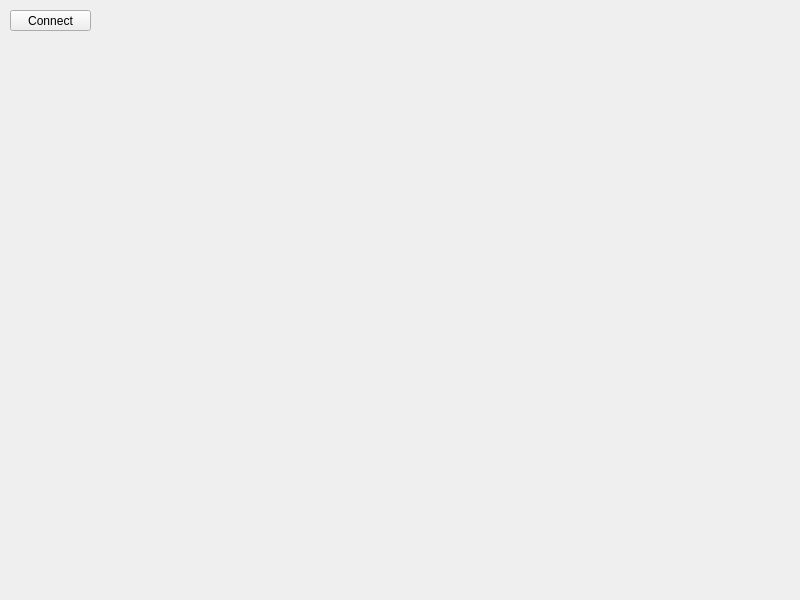
<?xml version="1.0" encoding="UTF-8"?>
<ui version="4.0">
 <class>UbloxReceiverView</class>
 <widget class="QWidget" name="UbloxReceiverView">
  <property name="geometry">
   <rect>
    <x>0</x>
    <y>0</y>
    <width>800</width>
    <height>600</height>
   </rect>
  </property>
  <property name="windowTitle">
   <string>UbloxReceiverView</string>
  </property>
  <widget class="StartReceiverView" name="widget" native="true">
   <property name="geometry">
    <rect>
     <x>110</x>
     <y>0</y>
     <width>519</width>
     <height>43</height>
    </rect>
   </property>
  </widget>
  <widget class="QPushButton" name="connectReceiverButton">
   <property name="geometry">
    <rect>
     <x>10</x>
     <y>10</y>
     <width>81</width>
     <height>21</height>
    </rect>
   </property>
   <property name="toolTip">
    <string>Connect Receiver</string>
   </property>
   <property name="text">
    <string>Connect</string>
   </property>
  </widget>
 </widget>
 <customwidgets>
  <customwidget>
   <class>StartReceiverView</class>
   <extends>QWidget</extends>
   <header location="global">start_receiver_view.h</header>
   <container>1</container>
  </customwidget>
 </customwidgets>
 <resources/>
 <connections/>
</ui>
